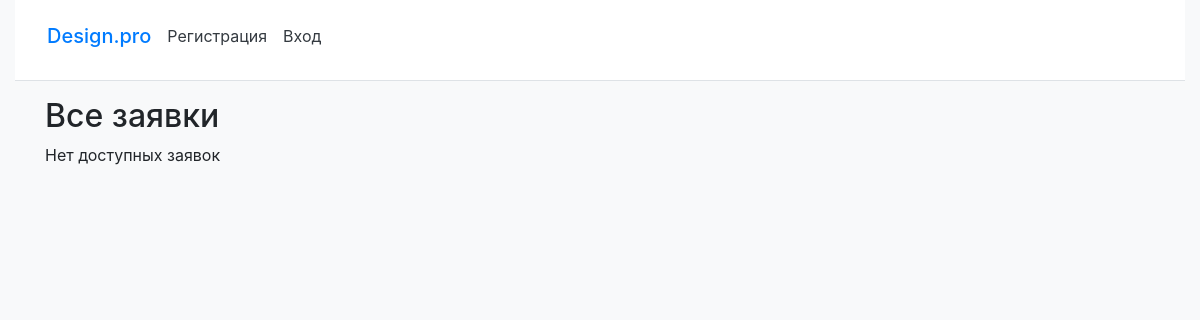
Page /requests/all/ on the earlier database version.
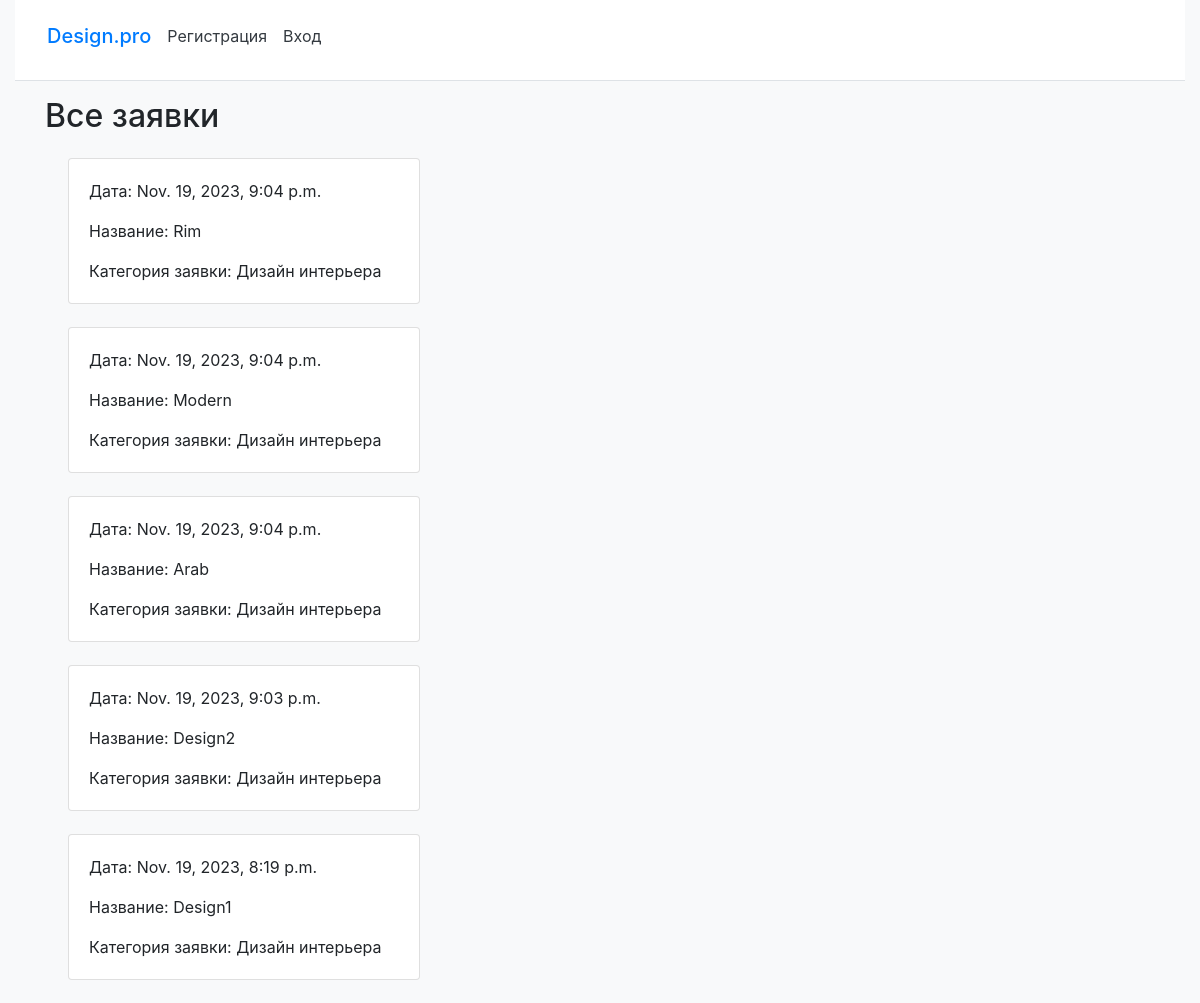
Same page on the later database version.
### serv/models.py (models this page shows, shortened)
class DesignRequest(models.Model):
    timestamp = models.DateTimeField(auto_now_add=True)
    title = models.CharField(max_length=255)
    category = models.ForeignKey('Category', on_delete=models.CASCADE, null=True)
    photo = models.ImageField(upload_to='design_photos/', validators=[validate_image_file_extension, FileExtensionValidator(['bmp', 'jpg', 'jpeg', 'png'], message='Allowed datatypes: bmp, jpg, jpeg, png')])
    image_design = models.ImageField(upload_to='image_designs/', validators=[validate_image_file_extension, FileExtensionValidator(['bmp', 'jpg', 'jpeg', 'png'], message='Allowed datatypes: bmp, jpg, jpeg, png')], blank=True)
    desc = models.CharField(max_length=3000)
    choices = (
        ('Новый', 'Новый'),
        ('Принято в работу', 'Принято в работу'),
        ('Выполнено', 'Выполнено'),
    )
    status = models.CharField(max_length=20, choices=choices, default='Новый', blank=True)
    comment = models.TextField(max_length=3000, help_text='Введите произвольный комментарий', blank=True)
    user = models.ForeignKey('ServUser', on_delete=models.CASCADE, null=False)
    class Meta:
        ordering = ['-timestamp']

class Category(models.Model):
    category_title = models.CharField(max_length=200, unique=True, help_text='Напишите категорию для дизайна интерьера')
    def __str__(self):
        return self.category_title

### serv/views.py (the view)
# urls.py: path('requests/all/', all_requests, name='all_requests'),
def all_requests(request):
    design_requests = DesignRequest.objects.all()
    return render(request, 'admin/all_requests.html', {'design_requests': design_requests})

### serv/templates/admin/all_requests.html (shortened to what this page needs)
{% extends "layout/basic.html" %}
{% block content %}
  <h2>Все заявки</h2>
  {% for request in design_requests %}
    <div class="card" style="width: 22rem; margin: 23px;">
      <div class="card-body">
        <p class="card-text">Дата: {{ request.timestamp }}</p>
        <p class="card-text">Название: {{ request.title }}</p>
        <p class="card-text">Категория заявки: {{ request.category }}</p>
      </div>
    </div>
  {% empty %}
    <p>Нет доступных заявок</p>
  {% endfor %}
{% endblock %}

Differences in the rows shown:
added DesignRequest: timestamp "Nov. 19, 2023, 9:04 p.m.", title "Rim", category "Дизайн интерьера"
added DesignRequest: timestamp "Nov. 19, 2023, 9:04 p.m.", title "Modern", category "Дизайн интерьера"
added DesignRequest: timestamp "Nov. 19, 2023, 9:04 p.m.", title "Arab", category "Дизайн интерьера"
added DesignRequest: timestamp "Nov. 19, 2023, 9:03 p.m.", title "Design2", category "Дизайн интерьера"
added DesignRequest: timestamp "Nov. 19, 2023, 8:19 p.m.", title "Design1", category "Дизайн интерьера"
Other differences:
text no longer shown: "Нет доступных заявок"
